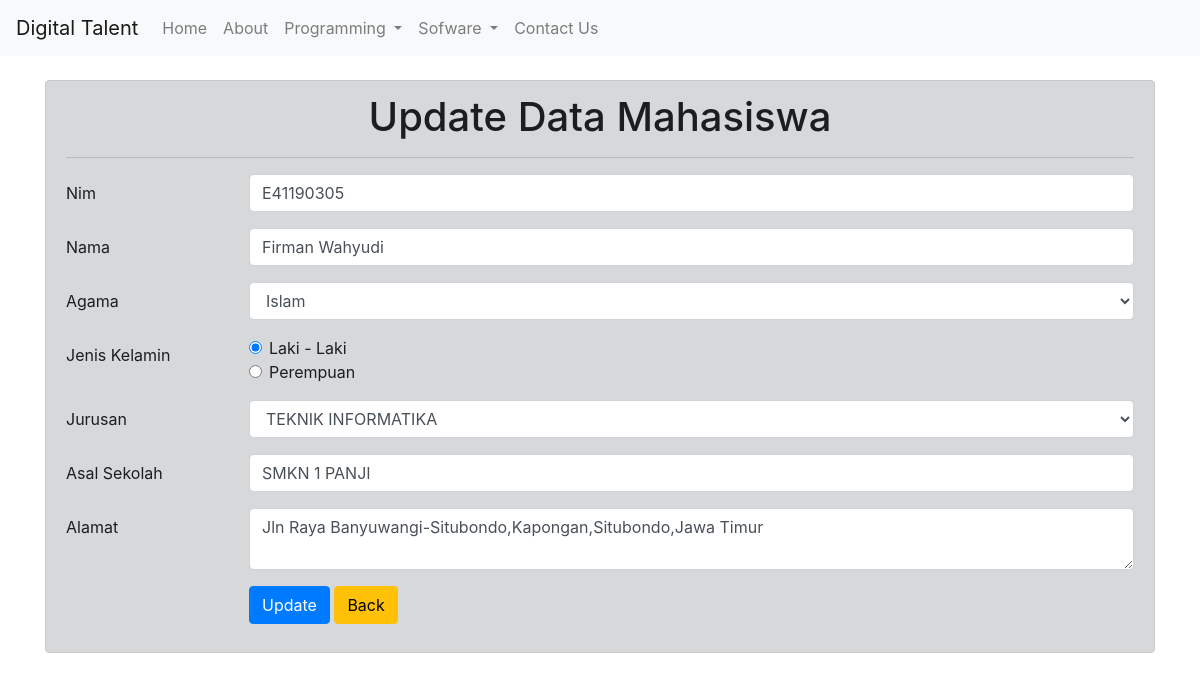
Screenshot of /edit-mahasiswa.php?id=1 with the database file from the repository.
### tables this page shows
CREATE TABLE `mahasiswa` (
  `nim` varchar(13) NOT NULL,
  `id_mhs` int(11) NOT NULL,
  `nama` varchar(50) NOT NULL,
  `agama` varchar(20) NOT NULL,
  `jenis_kelamin` enum('P','L') NOT NULL,
  `jurusan` varchar(30) NOT NULL,
  `asal_sekolah` varchar(100) NOT NULL,
  `alamat` text NOT NULL
);

### edit-mahasiswa.php (the view, shortened to what this page needs)
<?php
	include 'db_mhs.php';
	$id = $_GET['id'];
	$mhs = mysqli_query($konek,"select * from mahasiswa where id_mhs='$id'");
	$row = mysqli_fetch_array($mhs);
	$jurusan = array('TEKNIK INFORMATIKA','TEKNIK MESIN','TEKNIK FISIKA');
	$agama = array('Islam','Kristen','Hindu','Budha','Khonghucu');
	function active_radio_button($value,$input){
		$result = $value==$input?'checked':'';
		return $result;
	}
 ?>
 <!DOCTYPE html>
<html>
<head>
	<link rel="stylesheet" type="text/css" href="css/bootstrap.min.css">
</head>
<body>
	<nav class="navbar navbar-expand-lg navbar-light bg-light">
		<a class="navbar-brand" href="#">Digital Talent</a>
    	<div class="collapse navbar-collapse" id="navbarSupportedContent">
    		<ul class="navbar-nav mr-auto">
      			<li class="nav-item">
        			<a class="nav-link" href="#">Home <span class="sr-only">(current)</span></a>
      			</li>
      			<li class="nav-item">
        			<a class="nav-link" href="#">About <span class="sr-only">(current)</span></a>
      			</li>
      			<li class="nav-item dropdown">
        			<a class="nav-link dropdown-toggle" href="#" id="navbarDropdown" role="button" data-toggle="dropdown" aria-haspopup="true" aria-expanded="false">
     					Programming
        			</a>
      			</li>
      			<li class="nav-item dropdown">
        			<a class="nav-link dropdown-toggle" href="#" id="navbarDropdown" role="button" data-toggle="dropdown" aria-haspopup="true" aria-expanded="false">
     					Sofware
        			</a>
      			</li>
      			<li class="nav-item">
        			<a class="nav-link" href="#">Contact Us <span class="sr-only">(current)</span></a>
      			</li>
    		</ul>
  		</div>
	</nav><br>
	<div class="container">
		<div class="alert alert-dark">
			<center><h1>Update Data Mahasiswa</h1></center>
			<hr>
			<form method="post">
				<div class="form-group row" autocomplete="off">
					<label class="col-sm-2 col-form-label">Nim</label>
					<div class="col-sm-10">
						<input type="text" name="nim" class="form-control" value="<?php echo $row['nim'] ?>">
					</div>
				</div>
				<div class="form-group row" autocomplete="off">
					<label class="col-sm-2 col-form-label">Nama</label>
					<div class="col-sm-10">
						<input type="text" name="nama" class="form-control" value="<?php echo $row['nama'] ?>">
					</div>
				</div>
				<div class="form-group row" autocomplete="off">
					<label class="col-sm-2 col-form-label">Agama</label>
					<div class="col-sm-10">
						<select name="agama" class="form-control">
							<?php
                            foreach ($agama as $a){
                                echo "<option value='$a' ";
                                echo $row['agama']==$a?'selected="selected"':'';
                                echo ">$a</option>";
                            }
                            ?>
						</select>
					</div>
				</div>
				<div class="form-group row">
					<label class="col-sm-2 col-form-label">Jenis Kelamin</label>
					<div class="col-sm-10">
						<div class="form-check">
							<input type="radio" name="jk" class="form-check-input" value="L" <?php echo active_radio_button("L", $row['jenis_kelamin'])?>>
							<label class="form-check-label">Laki - Laki</label >
						</div>
						<div class="form-check">
							<input type="radio" name="jk" class="form-check-input" value="P" <?php echo active_radio_button("P", $row['jenis_kelamin'])?>>
							<label class="form-check-label">Perempuan</label>
						</div>
					</div>
				</div>
				<div class="form-group row" autocomplete="off">
					<label class="col-sm-2 col-form-label">Jurusan</label>
					<div class="col-sm-10">
						<select name="jurusan" class="form-control">
							<?php
                            foreach ($jurusan as $j){
                                echo "<option value='$j' ";
                                echo $row['jurusan']==$j?'selected="selected"':'';
                                echo ">$j</option>";
                            }
                            ?>
						</select>
					</div>
				</div>
				<div class="form-group row" autocomplete="off">
					<label class="col-sm-2 col-form-label">Asal Sekolah</label>
					<div class="col-sm-10">
						<input type="text" name="asal_sekolah" class="form-control" value="<?php echo $row['asal_sekolah'] ?>">
					</div>
				</div>
				<div class="form-group row" autocomplete="off">
					<label class="col-sm-2 col-form-label">Alamat</label>
					<div class="col-sm-10">
						<textarea class="form-control" name="alamat"><?php echo $row['alamat'] ?></textarea>
					</div>
				</div>
				<div class="form-group row">
					<label class="col-sm-2 col-form-label"></label>
    				<div class="col-sm-10">
      					<button type="submit" class="btn btn-primary" name="update">Update</button>
      					<button class="btn btn-warning" name="clear"><a href="mahasiswa.php" style="color: black;">Back</a></button>
    				</div>
  				</div>
			</form>
		</div>
	</div>
</body>
</html>

### rows the page displays
mahasiswa: nim "E41190305", nama "Firman Wahyudi", agama "Islam", jurusan "TEKNIK INFORMATIKA", asal_sekolah "SMKN 1 PANJI", alamat "Jln Raya Banyuwangi-Situbondo,Kapongan,Situbondo,Jawa Timur"
